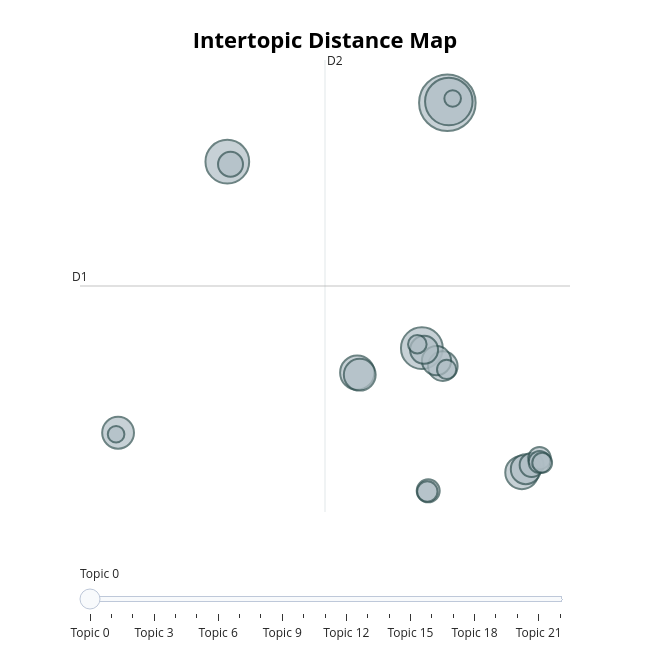

Notebook code for this chart:
### Code cell
topic_model.visualize_topics()   # carte de distance inter-topics

### Figure 1 — Plotly figure (JSON) as saved in the notebook; plotly's stock layout.template omitted (floating-point values rounded to 4 significant figures)
{"data": [{"customdata": [[0, "games | committee | tokyo | 1940 | japan", 139], [1, "games | tho | london | british | sport", 98], [2, "music | theatre | dance | mr | programme", 83], [3, "record | metres | seconds | feet | inches", 76], [4, "shanghai | china | chinese | mr | dr", 51], [5, "boxing | fight | round | rounds | ring", 48], [6, "page | tho | mr | general | japanese", 44], [7, "tons | ship | str | port | new", 44], [8, "match | england | pts | cricket | time", 39], [9, "swimming | yards | swimmers | hongkong | style", 38], [10, "miss | mins | record | sees | swimming", 37], [11, "sees | record | miles | race | yards", 34], [12, "moon | st | 530 | club | meeting", 27], [13, "tennis | miss | vs | doubles | chinese", 25], [14, "philippines | team | japan | manila | baseball", 23], [15, "chinese | goals | game | goal | team", 22], [16, "team | china | chinese | south china | players", 21], [17, "eastern | far eastern | japan | far | philippines", 18], [18, "athletic | meet | china | chinese | national", 17], [19, "mr | lb | grey | ponies | win", 16], [20, "seconds | record | metres | meter | chen", 15], [21, "maru | dollar | 20 | ports | jan", 12], [22, "ii | il | ol | hi | li", 12]], "hovertemplate": "<b>Topic %{customdata[0]}</b><br>%{customdata[1]}<br>Size: %{customdata[2]}", "legendgroup": "", "marker": {"color": "#B0BEC5", "line": {"color": "DarkSlateGrey", "width": 2}, "size": [139, 98, 83, 76, 51, 48, 44, 44, 39, 38, 37, 34, 27, 25, 23, 22, 21, 18, 17, 16, 15, 12, 12], "sizemode": "area", "sizeref": 0.08687, "symbol": "circle"}, "mode": "markers", "name": "", "orientation": "v", "showlegend": false, "type": "scatter", "x": [5.441, 5.528, -7.763, 3.911, 0.03247, 9.913, 0.1834, -14.32, 10.15, 5.168, 4.788, 4.043, -7.572, 10.5, 4.291, 10.97, 10.97, 4.239, 11.13, 5.396, 3.638, -14.44, 5.758], "xaxis": "x", "y": [18.86, 18.95, 14.46, 0.5263, -1.309, -8.768, -1.46, -5.798, -8.518, -0.8215, -0.4132, 0.3992, 14.27, -8.211, -10.14, -7.699, -7.991, -10.19, -8.039, -1.064, 0.8148, -5.911, 19.18], "yaxis": "y"}], "layout": {"annotations": [{"showarrow": false, "text": "D1", "x": -16.6, "y": 5.169, "yshift": 10}, {"showarrow": false, "text": "D2", "x": -1.902, "xshift": 10, "y": 22.06}], "height": 650, "hoverlabel": {"bgcolor": "white", "font": {"family": "Rockwell", "size": 16}}, "legend": {"itemsizing": "constant", "tracegroupgap": 0}, "margin": {"t": 60}, "shapes": [{"line": {"color": "#CFD8DC", "width": 2}, "type": "line", "x0": -1.902, "x1": -1.902, "y0": -11.72, "y1": 22.06}, {"line": {"color": "#9E9E9E", "width": 2}, "type": "line", "x0": -16.6, "x1": 12.8, "y0": 5.169, "y1": 5.169}], "sliders": [{"active": 0, "pad": {"t": 50}, "steps": [{"args": [{"marker.color": [["red", "#B0BEC5", "#B0BEC5", "#B0BEC5", "#B0BEC5", "#B0BEC5", "#B0BEC5", "#B0BEC5", "#B0BEC5", "#B0BEC5", "#B0BEC5", "#B0BEC5", "#B0BEC5", "#B0BEC5", "#B0BEC5", "#B0BEC5", "#B0BEC5", "#B0BEC5", "#B0BEC5", "#B0BEC5", "#B0BEC5", "#B0BEC5", "#B0BEC5"]]}], "label": "Topic 0", "method": "update"}, {"args": [{"marker.color": [["#B0BEC5", "red", "#B0BEC5", "#B0BEC5", "#B0BEC5", "#B0BEC5", "#B0BEC5", "#B0BEC5", "#B0BEC5", "#B0BEC5", "#B0BEC5", "#B0BEC5", "#B0BEC5", "#B0BEC5", "#B0BEC5", "#B0BEC5", "#B0BEC5", "#B0BEC5", "#B0BEC5", "#B0BEC5", "#B0BEC5", "#B0BEC5", "#B0BEC5"]]}], "label": "Topic 1", "method": "update"}, {"args": [{"marker.color": [["#B0BEC5", "#B0BEC5", "red", "#B0BEC5", "#B0BEC5", "#B0BEC5", "#B0BEC5", "#B0BEC5", "#B0BEC5", "#B0BEC5", "#B0BEC5", "#B0BEC5", "#B0BEC5", "#B0BEC5", "#B0BEC5", "#B0BEC5", "#B0BEC5", "#B0BEC5", "#B0BEC5", "#B0BEC5", "#B0BEC5", "#B0BEC5", "#B0BEC5"]]}], "label": "Topic 2", "method": "update"}, {"args": [{"marker.color": [["#B0BEC5", "#B0BEC5", "#B0BEC5", "red", "#B0BEC5", "#B0BEC5", "#B0BEC5", "#B0BEC5", "#B0BEC5", "#B0BEC5", "#B0BEC5", "#B0BEC5", "#B0BEC5", "#B0BEC5", "#B0BEC5", "#B0BEC5", "#B0BEC5", "#B0BEC5", "#B0BEC5", "#B0BEC5", "#B0BEC5", "#B0BEC5", "#B0BEC5"]]}], "label": "Topic 3", "method": "update"}, {"args": [{"marker.color": [["#B0BEC5", "#B0BEC5", "#B0BEC5", "#B0BEC5", "red", "#B0BEC5", "#B0BEC5", "#B0BEC5", "#B0BEC5", "#B0BEC5", "#B0BEC5", "#B0BEC5", "#B0BEC5", "#B0BEC5", "#B0BEC5", "#B0BEC5", "#B0BEC5", "#B0BEC5", "#B0BEC5", "#B0BEC5", "#B0BEC5", "#B0BEC5", "#B0BEC5"]]}], "label": "Topic 4", "method": "update"}, {"args": [{"marker.color": [["#B0BEC5", "#B0BEC5", "#B0BEC5", "#B0BEC5", "#B0BEC5", "red", "#B0BEC5", "#B0BEC5", "#B0BEC5", "#B0BEC5", "#B0BEC5", "#B0BEC5", "#B0BEC5", "#B0BEC5", "#B0BEC5", "#B0BEC5", "#B0BEC5", "#B0BEC5", "#B0BEC5", "#B0BEC5", "#B0BEC5", "#B0BEC5", "#B0BEC5"]]}], "label": "Topic 5", "method": "update"}, {"args": [{"marker.color": [["#B0BEC5", "#B0BEC5", "#B0BEC5", "#B0BEC5", "#B0BEC5", "#B0BEC5", "red", "#B0BEC5", "#B0BEC5", "#B0BEC5", "#B0BEC5", "#B0BEC5", "#B0BEC5", "#B0BEC5", "#B0BEC5", "#B0BEC5", "#B0BEC5", "#B0BEC5", "#B0BEC5", "#B0BEC5", "#B0BEC5", "#B0BEC5", "#B0BEC5"]]}], "label": "Topic 6", "method": "update"}, {"args": [{"marker.color": [["#B0BEC5", "#B0BEC5", "#B0BEC5", "#B0BEC5", "#B0BEC5", "#B0BEC5", "#B0BEC5", "red", "#B0BEC5", "#B0BEC5", "#B0BEC5", "#B0BEC5", "#B0BEC5", "#B0BEC5", "#B0BEC5", "#B0BEC5", "#B0BEC5", "#B0BEC5", "#B0BEC5", "#B0BEC5", "#B0BEC5", "#B0BEC5", "#B0BEC5"]]}], "label": "Topic 7", "method": "update"}, {"args": [{"marker.color": [["#B0BEC5", "#B0BEC5", "#B0BEC5", "#B0BEC5", "#B0BEC5", "#B0BEC5", "#B0BEC5", "#B0BEC5", "red", "#B0BEC5", "#B0BEC5", "#B0BEC5", "#B0BEC5", "#B0BEC5", "#B0BEC5", "#B0BEC5", "#B0BEC5", "#B0BEC5", "#B0BEC5", "#B0BEC5", "#B0BEC5", "#B0BEC5", "#B0BEC5"]]}], "label": "Topic 8", "method": "update"}, {"args": [{"marker.color": [["#B0BEC5", "#B0BEC5", "#B0BEC5", "#B0BEC5", "#B0BEC5", "#B0BEC5", "#B0BEC5", "#B0BEC5", "#B0BEC5", "red", "#B0BEC5", "#B0BEC5", "#B0BEC5", "#B0BEC5", "#B0BEC5", "#B0BEC5", "#B0BEC5", "#B0BEC5", "#B0BEC5", "#B0BEC5", "#B0BEC5", "#B0BEC5", "#B0BEC5"]]}], "label": "Topic 9", "method": "update"}, {"args": [{"marker.color": [["#B0BEC5", "#B0BEC5", "#B0BEC5", "#B0BEC5", "#B0BEC5", "#B0BEC5", "#B0BEC5", "#B0BEC5", "#B0BEC5", "#B0BEC5", "red", "#B0BEC5", "#B0BEC5", "#B0BEC5", "#B0BEC5", "#B0BEC5", "#B0BEC5", "#B0BEC5", "#B0BEC5", "#B0BEC5", "#B0BEC5", "#B0BEC5", "#B0BEC5"]]}], "label": "Topic 10", "method": "update"}, {"args": [{"marker.color": [["#B0BEC5", "#B0BEC5", "#B0BEC5", "#B0BEC5", "#B0BEC5", "#B0BEC5", "#B0BEC5", "#B0BEC5", "#B0BEC5", "#B0BEC5", "#B0BEC5", "red", "#B0BEC5", "#B0BEC5", "#B0BEC5", "#B0BEC5", "#B0BEC5", "#B0BEC5", "#B0BEC5", "#B0BEC5", "#B0BEC5", "#B0BEC5", "#B0BEC5"]]}], "label": "Topic 11", "method": "update"}, {"args": [{"marker.color": [["#B0BEC5", "#B0BEC5", "#B0BEC5", "#B0BEC5", "#B0BEC5", "#B0BEC5", "#B0BEC5", "#B0BEC5", "#B0BEC5", "#B0BEC5", "#B0BEC5", "#B0BEC5", "red", "#B0BEC5", "#B0BEC5", "#B0BEC5", "#B0BEC5", "#B0BEC5", "#B0BEC5", "#B0BEC5", "#B0BEC5", "#B0BEC5", "#B0BEC5"]]}], "label": "Topic 12", "method": "update"}, {"args": [{"marker.color": [["#B0BEC5", "#B0BEC5", "#B0BEC5", "#B0BEC5", "#B0BEC5", "#B0BEC5", "#B0BEC5", "#B0BEC5", "#B0BEC5", "#B0BEC5", "#B0BEC5", "#B0BEC5", "#B0BEC5", "red", "#B0BEC5", "#B0BEC5", "#B0BEC5", "#B0BEC5", "#B0BEC5", "#B0BEC5", "#B0BEC5", "#B0BEC5", "#B0BEC5"]]}], "label": "Topic 13", "method": "update"}, {"args": [{"marker.color": [["#B0BEC5", "#B0BEC5", "#B0BEC5", "#B0BEC5", "#B0BEC5", "#B0BEC5", "#B0BEC5", "#B0BEC5", "#B0BEC5", "#B0BEC5", "#B0BEC5", "#B0BEC5", "#B0BEC5", "#B0BEC5", "red", "#B0BEC5", "#B0BEC5", "#B0BEC5", "#B0BEC5", "#B0BEC5", "#B0BEC5", "#B0BEC5", "#B0BEC5"]]}], "label": "Topic 14", "method": "update"}, {"args": [{"marker.color": [["#B0BEC5", "#B0BEC5", "#B0BEC5", "#B0BEC5", "#B0BEC5", "#B0BEC5", "#B0BEC5", "#B0BEC5", "#B0BEC5", "#B0BEC5", "#B0BEC5", "#B0BEC5", "#B0BEC5", "#B0BEC5", "#B0BEC5", "red", "#B0BEC5", "#B0BEC5", "#B0BEC5", "#B0BEC5", "#B0BEC5", "#B0BEC5", "#B0BEC5"]]}], "label": "Topic 15", "method": "update"}, {"args": [{"marker.color": [["#B0BEC5", "#B0BEC5", "#B0BEC5", "#B0BEC5", "#B0BEC5", "#B0BEC5", "#B0BEC5", "#B0BEC5", "#B0BEC5", "#B0BEC5", "#B0BEC5", "#B0BEC5", "#B0BEC5", "#B0BEC5", "#B0BEC5", "#B0BEC5", "red", "#B0BEC5", "#B0BEC5", "#B0BEC5", "#B0BEC5", "#B0BEC5", "#B0BEC5"]]}], "label": "Topic 16", "method": "update"}, {"args": [{"marker.color": [["#B0BEC5", "#B0BEC5", "#B0BEC5", "#B0BEC5", "#B0BEC5", "#B0BEC5", "#B0BEC5", "#B0BEC5", "#B0BEC5", "#B0BEC5", "#B0BEC5", "#B0BEC5", "#B0BEC5", "#B0BEC5", "#B0BEC5", "#B0BEC5", "#B0BEC5", "red", "#B0BEC5", "#B0BEC5", "#B0BEC5", "#B0BEC5", "#B0BEC5"]]}], "label": "Topic 17", "method": "update"}, {"args": [{"marker.color": [["#B0BEC5", "#B0BEC5", "#B0BEC5", "#B0BEC5", "#B0BEC5", "#B0BEC5", "#B0BEC5", "#B0BEC5", "#B0BEC5", "#B0BEC5", "#B0BEC5", "#B0BEC5", "#B0BEC5", "#B0BEC5", "#B0BEC5", "#B0BEC5", "#B0BEC5", "#B0BEC5", "red", "#B0BEC5", "#B0BEC5", "#B0BEC5", "#B0BEC5"]]}], "label": "Topic 18", "method": "update"}, {"args": [{"marker.color": [["#B0BEC5", "#B0BEC5", "#B0BEC5", "#B0BEC5", "#B0BEC5", "#B0BEC5", "#B0BEC5", "#B0BEC5", "#B0BEC5", "#B0BEC5", "#B0BEC5", "#B0BEC5", "#B0BEC5", "#B0BEC5", "#B0BEC5", "#B0BEC5", "#B0BEC5", "#B0BEC5", "#B0BEC5", "red", "#B0BEC5", "#B0BEC5", "#B0BEC5"]]}], "label": "Topic 19", "method": "update"}, {"args": [{"marker.color": [["#B0BEC5", "#B0BEC5", "#B0BEC5", "#B0BEC5", "#B0BEC5", "#B0BEC5", "#B0BEC5", "#B0BEC5", "#B0BEC5", "#B0BEC5", "#B0BEC5", "#B0BEC5", "#B0BEC5", "#B0BEC5", "#B0BEC5", "#B0BEC5", "#B0BEC5", "#B0BEC5", "#B0BEC5", "#B0BEC5", "red", "#B0BEC5", "#B0BEC5"]]}], "label": "Topic 20", "method": "update"}, {"args": [{"marker.color": [["#B0BEC5", "#B0BEC5", "#B0BEC5", "#B0BEC5", "#B0BEC5", "#B0BEC5", "#B0BEC5", "#B0BEC5", "#B0BEC5", "#B0BEC5", "#B0BEC5", "#B0BEC5", "#B0BEC5", "#B0BEC5", "#B0BEC5", "#B0BEC5", "#B0BEC5", "#B0BEC5", "#B0BEC5", "#B0BEC5", "#B0BEC5", "red", "#B0BEC5"]]}], "label": "Topic 21", "method": "update"}, {"args": [{"marker.color": [["#B0BEC5", "#B0BEC5", "#B0BEC5", "#B0BEC5", "#B0BEC5", "#B0BEC5", "#B0BEC5", "#B0BEC5", "#B0BEC5", "#B0BEC5", "#B0BEC5", "#B0BEC5", "#B0BEC5", "#B0BEC5", "#B0BEC5", "#B0BEC5", "#B0BEC5", "#B0BEC5", "#B0BEC5", "#B0BEC5", "#B0BEC5", "#B0BEC5", "red"]]}], "label": "Topic 22", "method": "update"}]}], "title": {"font": {"color": "Black", "size": 22}, "text": "<b>Intertopic Distance Map</b>", "x": 0.5, "xanchor": "center", "y": 0.95, "yanchor": "top"}, "width": 650, "xaxis": {"anchor": "y", "domain": [0, 1], "range": [-16.6, 12.8], "title": {"text": ""}, "visible": false}, "yaxis": {"anchor": "x", "domain": [0, 1], "range": [-11.72, 22.06], "title": {"text": ""}, "visible": false}}}
